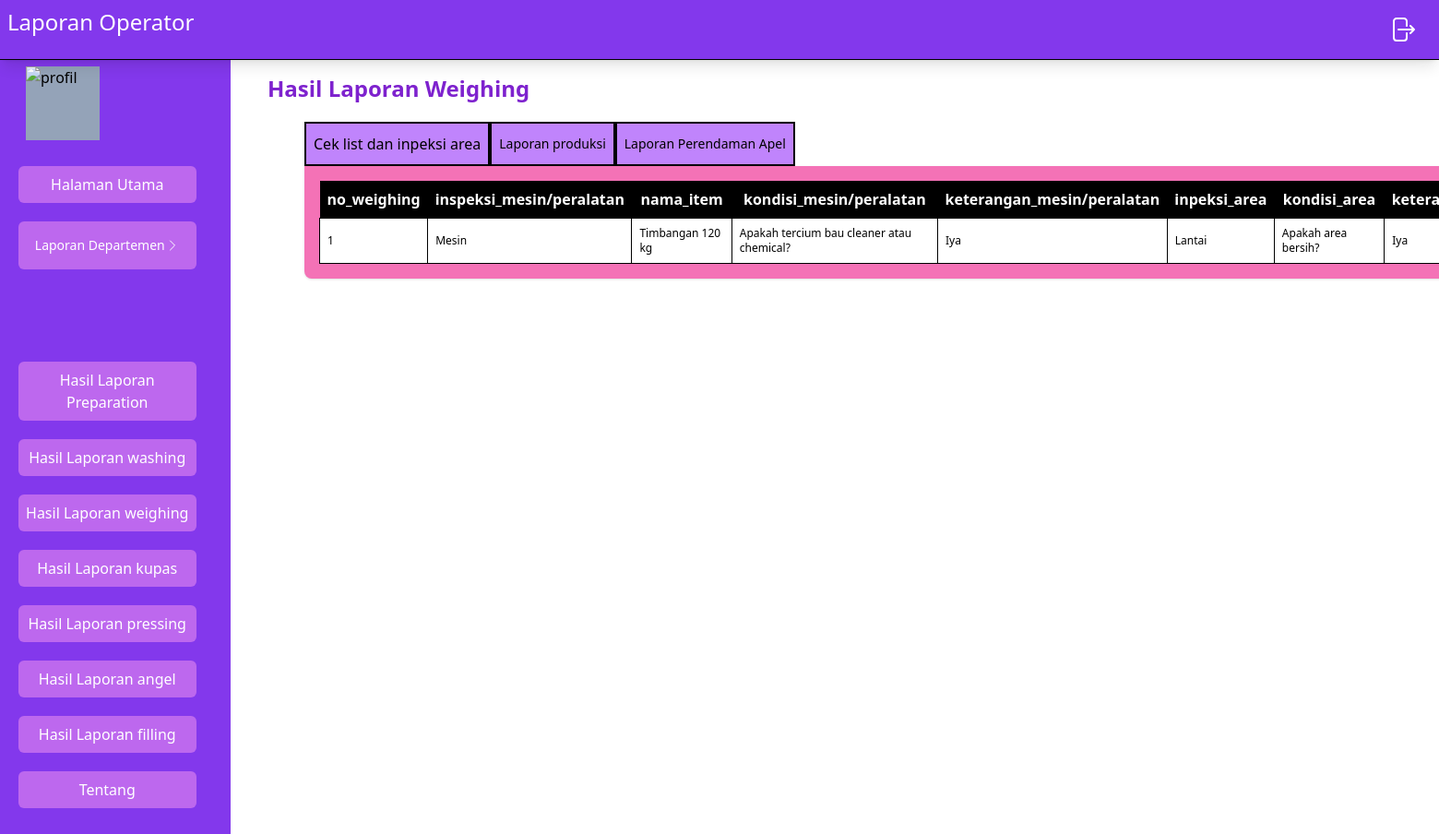
Screenshot of /src/Operator/laporanWeighing.php with the database file from the repository.
### tables this page shows
CREATE TABLE `form_weighing_inspeksi_area` (
  `no_weighing` int NOT NULL,
  `inspeksi_mesin/peralatan` set('Mesin','Peralatan Produksi') NOT NULL,
  `nama_item` set('Timbangan 120 kg','Timbangan 50 kg','Conveyor','Container 120 L','Container 50 L','Talenan','Pisau','Asahan pisau','Selang air') NOT NULL,
  `kondisi_mesin/peralatan` set('Apakah tercium bau cleaner atau chemical?','Apakah part berfungsi dengan baik?','Apakah ada bagian berjamur?','Apakah ada bagian berkarat?','Apakah ada bagian yang kendor?','Apakah ada bagian pecah/sobek/bocor/patah?','apakah ada bagian yang hilang') NOT NULL,
  `keterangan_mesin/peralatan` enum('Iya','Tidak') NOT NULL,
  `inpeksi_area` set('Lantai','Dinding','Plafond','Pintu','Plastic Curtain','Gutter') NOT NULL,
  `kondisi_area` set('Apakah area bersih?','Apakah ada area yang terkelupas?','Apakah ada area yang retak?','Apakah ada area yang berjamur?','Apakah ada sisa buah atau sayur?') NOT NULL,
  `keterangan_area` enum('Iya','Tidak') NOT NULL,
  `inspeksi_alat_cleaning` set('Alat pel','Tarikan air','Kuraray','Sikat','Sikat gagang','Sponges') NOT NULL,
  `kondisi_alat_cleaning` set('Apakah alat bersih?','Apakah alat berfungsi normal?','Apakah alat ada identitas?','Apakah alat bebas dari jamur?') NOT NULL,
  `keterangan_alat_cleaning` enum('Iya','Tidak') NOT NULL,
  `tanggal` date NOT NULL
);

### src/Operator/laporanWeighing.php (the view, shortened to what this page needs)
<?php
include("navbar.php");
include("../koneksi.php");
$getDataCekList = mysqli_query($con ,"SELECT * FROM `form_weighing_inspeksi_area`");
?>
<!DOCTYPE html>
<html lang="en">
<head>
  <link rel="stylesheet" href="../../dist/output.css" />
</head>
<body>
  <div>
    <div class="flex">
      <div class="mainPage container mt-20 w-1/2 ml-20 ">
        <h1 class="text-2xl -ml-10 mb-5 text-purple-700 font-bold">
          Hasil Laporan Weighing
        </h1>
        <div class="maincontainer lg:w-[1000px] lg:h-[400px] container h-[300px] w-[600px]">
          <div class="inline">
            <ul class="flex">
              <li
                class="btnProfil bg-purple-400 hover:bg-purple-600 h-12 w-fit p-2 text-md border-2 border-black text-center items-center flex justify-center cursor-pointer">
                Cek list dan inpeksi area
              </li>
              <li
                class="btnUbah bg-purple-400 hover:bg-purple-600  h-12 w-fit p-2 text-md border-2 border-black text-center items-center text-sm flex justify-center cursor-pointer">
                Laporan produksi
              </li>
              <li
                class="btnPassword bg-purple-400 hover:bg-purple-600  h-12 w-fit p-2 text-md border-2 border-black text-center items-center text-sm flex justify-center cursor-pointer">
                Laporan Perendaman Apel
              </li>
            </ul>
          </div>
          <div class="bg-pink-400 shadow w-fit rounded-b-lg  flex  justify-center p-2">
          <section class="cekList">
              <div class=" items-center justify-evenly m-2 gap-4 w-full">
                <table>
                    <tr class="bg-black text-white p-2">
                        <th class="p-2">no_weighing</th>
                        <th class="p-2">inspeksi_mesin/peralatan </th>
                        <th class="p-2">nama_item </th>
                        <th class="p-2">kondisi_mesin/peralatan</th>
                        <th class="p-2">keterangan_mesin/peralatan</th>
                        <th class="p-2">inpeksi_area</th>
                        <th class="p-2">kondisi_area </th>
                        <th class="p-2">keterangan_area </th>
                    </tr>
                    <?php
                    $no = 1;
                    while ($data = mysqli_fetch_array($getDataCekList)) {
                        ?>
                        <tr class="text-xs bg-white border  ">
                            <td class=" p-2 border border-black ">
                                <?php echo $no; ?>
                            </td>
                            <td class=" p-2 border border-black ">
                                <?php echo $data['inspeksi_mesin/peralatan']; ?>
                            </td>
                            <td class=" p-2 border border-black ">
                                <?php echo $data['nama_item']; ?>
                            </td>
                            <td class=" p-2 border border-black ">
                                <?php echo $data['kondisi_mesin/peralatan']; ?>
                            </td>
                            <td class=" p-2 border border-black ">
                                <?php echo $data['keterangan_mesin/peralatan']; ?>
                            </td>
                            <td class=" p-2 border border-black ">
                                <?php echo $data['inpeksi_area']; ?>
                            </td>
                            <td class=" p-2 border border-black ">
                                <?php echo $data['kondisi_area']; ?>
                            </td>
                            <td class=" p-2 border border-black ">
                                <?php echo $data['keterangan_area']; ?>
                            </td>
                        </tr>
                        <?php
                        $no++;
                    }
                    ?>
                </table>
              </div>
            </section>
          </div>
        </div>
      </div>
    </div>
  </div>
</body>
</html>

### rows the page displays
form_weighing_inspeksi_area: value "Mesin", nama_item "Timbangan 120 kg", value "Apakah tercium bau cleaner atau chemical?", value "Iya", inpeksi_area "Lantai", kondisi_area "Apakah area bersih?", keterangan_area "Iya"
